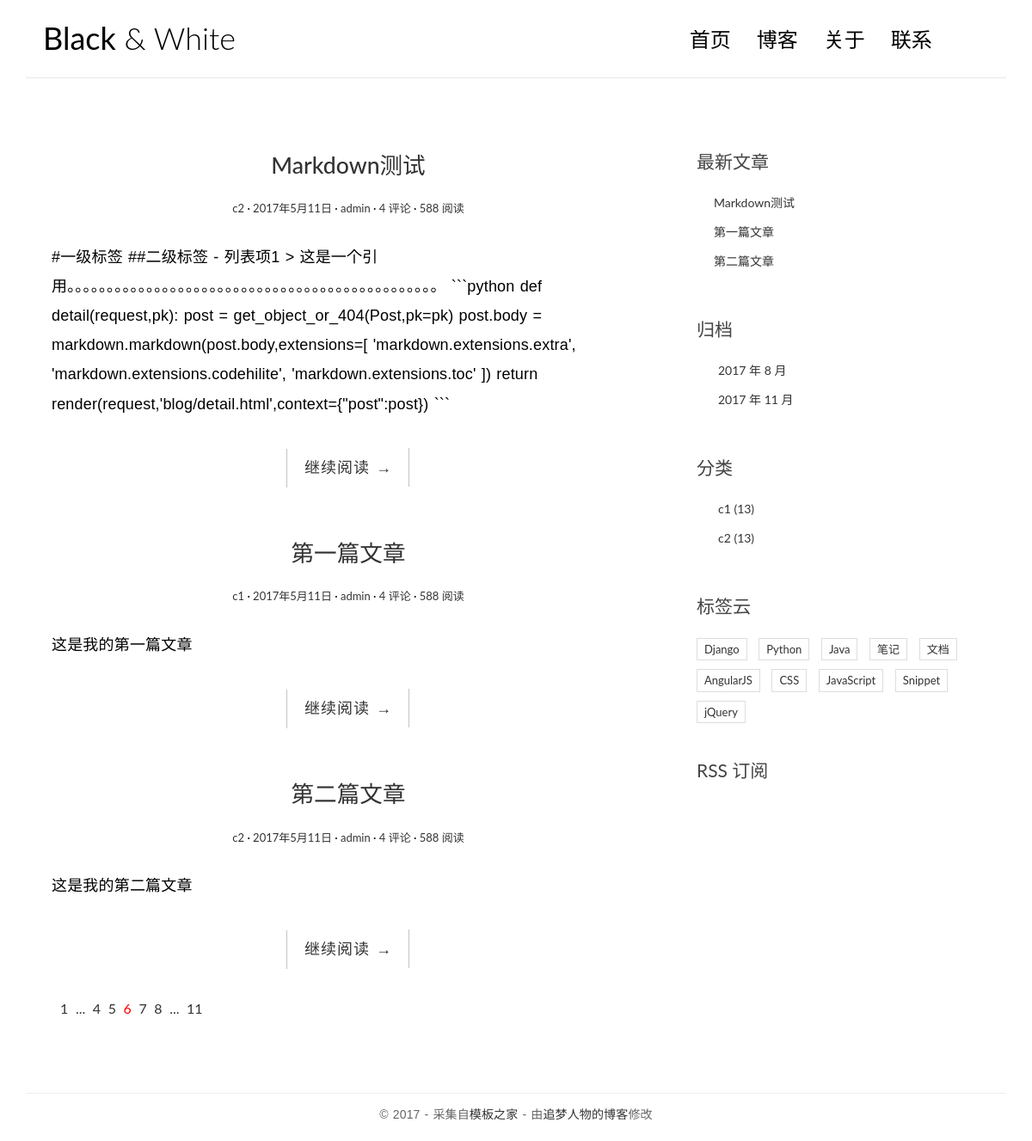
The page / on the database its author committed.
### blog/models.py (models this page shows, shortened)
class Post(models.Model):
    title = models.CharField(max_length=100)
    body = models.TextField(max_length=600)
    created_time = models.DateTimeField()
    modified_time = models.DateTimeField()
    category = models.ForeignKey(Category)
    tags = models.ManyToManyField(Tag)
    author = models.ForeignKey(User)
    excerpt = models.CharField(max_length=100)
    def get_absolute_url(self):
        return reverse('blog:detail',kwargs={'pk':self.pk})

class Category(models.Model):
    name = models.CharField(max_length=100)

### blog/views.py (the view)
# urls.py: url(r'^$',views.index,name='index'),
def index(request):
    post_list = Post.objects.all().order_by('-created_time')
    return render(request,'blog/index.html',context={'post_list':post_list})

### blog/templatetags/blog_tags.py (called while the page is built)
@register.simple_tag()
def get_recent_posts(num=5):
    return Post.objects.all().order_by('-created_time')[:num]

@register.simple_tag()
def archives():
    return Post.objects.dates('created_time','month')

@register.simple_tag()
def categories():
    return Category.objects.all()

### templates/blog/index.html (shortened to what this page needs)
{% extends 'base.html' %}
{% load static %}
                {% block main %}
                {% for post in post_list %}
                <article class="post post-{{ post.pk }}">
                    <header class="entry-header">
                        <h1 class="entry-title">
                            <a href="{{ post.get_absolute_url }}">{{ post.title }}</a>
                        </h1>
                        <div class="entry-meta">
                            <span class="post-category"><a href="#">{{ post.category.name }}</a></span>
                            <span class="post-date"><a href="#"><time class="entry-date"
                                                                      datetime="2012-11-09T23:15:57+00:00">2017年5月11日</time></a></span>
                            <span class="post-author"><a href="#">{{ post.author }}</a></span>
                            <span class="comments-link"><a href="#">4 评论</a></span>
                            <span class="views-count"><a href="#">588 阅读</a></span>
                        </div>
                    </header>
                    <div class="entry-content clearfix">
                        <p>{{ post.body }}</p>
                        <div class="read-more cl-effect-14">
                            <a href="{{ post.get_absolute_url }}" class="more-link">继续阅读 <span class="meta-nav">→</span></a>
                        </div>
                    </div>
                </article>
                {% empty %}
                暂无文章
                {% endfor %}
                <div class="pagination">
                    <ul>
                        <li><a href="">1</a></li>
                        <li><a href="">...</a></li>
                        <li><a href="">4</a></li>
                        <li><a href="">5</a></li>
                        <li class="current"><a href="">6</a></li>
                        <li><a href="">7</a></li>
                        <li><a href="">8</a></li>
                        <li><a href="">...</a></li>
                        <li><a href="">11</a></li>
                    </ul>
                </div>
            {% endblock main %}

### templates/base.html (shortened to what this page needs)
{% load blog_tags %}
{% load static %}
<!DOCTYPE html>
<html>
<head>
    <link rel="stylesheet" href="{% static 'blog/css/bootstrap.min.css' %}">
    <link rel="stylesheet" href="http://code.ionicframework.com/ionicons/2.0.1/css/ionicons.min.css">
    <link rel="stylesheet" href="{% static 'blog/css/pace.css' %}">
    <link rel="stylesheet" href="{% static 'blog/css/custom.css' %}">
</head>
<body>
<div class="container">
    <header id="site-header">
        <div class="row">
            <div class="col-md-4 col-sm-5 col-xs-8">
                <div class="logo">
                    <h1><a href="index.html"><b>Black</b> &amp; White</a></h1>
                </div>
            </div>
            <div class="col-md-8 col-sm-7 col-xs-4">
                <nav class="main-nav" role="navigation">
                    <div class="collapse navbar-collapse" id="bs-example-navbar-collapse-1">
                        <ul class="nav navbar-nav navbar-right">
                            <li class="cl-effect-11"><a href="index.html" data-hover="首页">首页</a></li>
                            <li class="cl-effect-11"><a href="full-width.html" data-hover="博客">博客</a></li>
                            <li class="cl-effect-11"><a href="about.html" data-hover="关于">关于</a></li>
                            <li class="cl-effect-11"><a href="contact.html" data-hover="联系">联系</a></li>
                        </ul>
                    </div>
                </nav>
            </div>
        </div>
    </header>
</div>
<div class="content-body">
    <div class="container">
        <div class="row">
            <main class="col-md-8">
                {% block main %}
                {% endblock main %}
            </main>
            <aside class="col-md-4">
                <div class="widget widget-recent-posts">
                    <h3 class="widget-title">最新文章</h3>
                    {% get_recent_posts as post_list %}
                    <ul>
                        {% for post in post_list %}
                        <li>
                            <a href="{{ post.get_absolute_url }}">{{ post.title }}</a>
                        </li>
                        {% empty %}
                        暂无文章
                        {% endfor %}
                    </ul>
                </div>
                <div class="widget widget-archives">
                    <h3 class="widget-title">归档</h3>
                    {% archives as date_list %}
                    <ul>
                        {% for date in date_list %}
                        <li>
                            <a href="{% url 'blog:archives' date.year date.month %}">{{ date.year }} 年 {{ date.month }} 月</a>
                        </li>
                        {% empty %}
                        暂无归档
                        {% endfor %}
                    </ul>
                </div>
                <div class="widget widget-category">
                    <h3 class="widget-title">分类</h3>
                    {% categories as category_list %}
                    <ul>
                        {% for category in category_list %}
                        <li>
                            <a href="{% url 'blog:category' category.pk %}">{{ category.name }} <span class="post-count">(13)</span></a>
                        </li>
                        {% empty %}
                        暂无分类
                        {% endfor %}
                    </ul>
                </div>
                <div class="widget widget-tag-cloud">
                    <h3 class="widget-title">标签云</h3>
                    <ul>
                        <li>
                            <a href="#">Django</a>
                        </li>
                        <li>
                            <a href="#">Python</a>
                        </li>
                        <li>
                            <a href="#">Java</a>
                        </li>
                        <li>
                            <a href="#">笔记</a>
                        </li>
                        <li>
                            <a href="#">文档</a>
                        </li>
                        <li>
                            <a href="#">AngularJS</a>
                        </li>
                        <li>
                            <a href="#">CSS</a>
                        </li>
                        <li>
                            <a href="#">JavaScript</a>
                        </li>
                        <li>
                            <a href="#">Snippet</a>
                        </li>
                        <li>
                            <a href="#">jQuery</a>
                        </li>
                    </ul>
                </div>
                <div class="rss">
                    <a href=""> RSS 订阅</a>
                </div>
            </aside>
        </div>
    </div>
</div>
<footer id="site-footer">
    <div class="container">
        <div class="row">
            <div class="col-md-12">
                <p class="copyright">&copy 2017 - 采集自<a href="http://www.cssmoban.com/"
                                                        target="_blank" title="模板之家">模板之家</a>
                    - 由<a href="http://zmrenwu.com/" title="网页模板" target="_blank">追梦人物的博客</a>修改
                </p>
            </div>
        </div>
    </div>
</footer>
</body>
</html>

### blog/static/blog/css/custom.css (style rules this page uses)
* { outline: none; }
h1, h2, h3, h4, h5, h6 { margin-top: 0; }
b { font-weight: 400; }
a { color: #333; }
body { color: #444; font-family: 'Lato', sans-serif; }
p { font-family: 'Ubuntu', sans-serif; font-weight: 400; word-spacing: 1px; letter-spacing: 0.01em; }
#site-header { background-color: #FFF; padding: 25px 20px; margin-bottom: 40px; border-bottom: 1px solid #e7e7e7; }
.logo h1 a { color: #000; }
.logo h1 { margin: 0; font-family: 'Lato', sans-serif; font-weight: 300; }
.main-nav { margin-top: 11px; max-width: 95%; }
.main-nav a { color: #000000 !important; padding: 0 0 5px 0 !important; margin-right: 30px; font-family: 'Lato', sans-serif; font-weight: 300; font-size: 24px; }
.cl-effect-11 a { padding: 10px 0; color: #0972b4; text-shadow: none; }
.cl-effect-11 a::before { position: absolute; top: 0; left: 0; overflow: hidden; padding: 0 0 5px 0 !important; max-width: 0; border-bottom: 1px solid #000; color: #000; content: attr(data-hover); white-space: nowrap; -webkit-transition: max-width 0.5s; -moz-transition: max-width 0.5s; transition: max-width 0.5s; }
.content-body { padding-bottom: 4em; }
.post { background: #fff; padding: 30px 30px 0; }
.entry-title { text-align: center; font-size: 1.9em; margin-bottom: 20px; line-height: 1.6; padding: 10px 20px 0; }
.entry-meta { text-align: center; color: #DDDDDD; font-size: 13px; margin-bottom: 30px; }
.entry-content { font-size: 18px; line-height: 1.9; font-weight: 300; color: #000; }
.post-category::after, .post-date::after, .post-author::after, .comments-link::after { content: ' ·'; color: #000; }
.read-more { font-family: 'Ubuntu', sans-serif; font-weight: 400; word-spacing: 1px; letter-spacing: 0.01em; text-align: center; margin-top: 20px; }
.cl-effect-14 a { padding: 0 20px; height: 45px; line-height: 45px; position: relative; display: inline-block; margin: 15px 25px; letter-spacing: 1px; font-weight: 400; text-shadow: 0 0 1px rgba(255, 255, 255, 0.3); }
.cl-effect-14 a::before, .cl-effect-14 a::after { position: absolute; width: 45px; height: 1px; background: #C3C3C3; content: ''; -webkit-transition: all 0.3s; -moz-transition: all 0.3s; transition: all 0.3s; pointer-events: none; }
.cl-effect-14 a::before { top: 0; left: 0; -webkit-transform: rotate(90deg); -moz-transform: rotate(90deg); transform: rotate(90deg); -webkit-transform-origin: 0 0; -moz-transform-origin: 0 0; transform-origin: 0 0; }
.cl-effect-14 a::after { right: 0; bottom: 0; -webkit-transform: rotate(90deg); -moz-transform: rotate(90deg); transform: rotate(90deg); -webkit-transform-origin: 100% 0; -moz-transform-origin: 100% 0; transform-origin: 100% 0; }
.widget { background: #fff; padding: 30px 0 0; }
.widget-title { font-size: 1.5em; margin-bottom: 20px; line-height: 1.6; padding: 10px 0 0; font-weight: 400; }
.widget-recent-posts ul { padding: 0; margin: 0; padding-left: 20px; }
.widget-recent-posts ul li { list-style-type: none; position: relative; line-height: 170%; margin-bottom: 10px; }
.widget-recent-posts ul li::before { content: '\f3d3'; font-family: "Ionicons"; position: absolute; left: -17px; top: 3px; font-size: 16px; color: #000; }
.widget-archives ul { padding: 0; margin: 0; padding-left: 25px; }
.widget-archives ul li { list-style-type: none; position: relative; line-height: 170%; margin-bottom: 10px; }
.widget-archives ul li::before { content: '\f3f3'; font-family: "Ionicons"; position: absolute; left: -25px; top: 1px; font-size: 16px; color: #000; }
.widget-category ul { padding: 0; margin: 0; padding-left: 25px; }
.widget-category ul li { list-style-type: none; position: relative; line-height: 170%; margin-bottom: 10px; }
.widget-category ul li::before { content: '\f3fe'; font-family: "Ionicons"; position: absolute; left: -25px; top: 1px; font-size: 18px; color: #000; }
.widget-tag-cloud ul { padding: 0; margin: 0; margin-right: -10px; }
.widget-tag-cloud ul li { list-style-type: none; font-size: 13px; display: inline-block; margin-right: 10px; margin-bottom: 10px; padding: 3px 8px; border: 1px solid #ddd; }
.rss { font-size: 21px; margin-top: 30px; }
.rss a { color: #444; }
#site-footer { padding-top: 10px; padding: 0 0 1.5em 0; }
.copyright { text-align: center; padding-top: 1em; margin: 0; border-top: 1px solid #eee; color: #666; }
.pagination ul { list-style: none; }
.pagination ul li { display: inline-block; font-size: 16px; margin-right: 5px; }
.current a { color: red; }

### rows shown on the page
Post: title "Markdown测试", category.name "c2", author "admin", body "#一级标签 ##二级标签 - 列表项1 > 这是一个引用。。。。。。。。。。。。。。。。。。。。。。。。。。。。。。。。。。。。。。。。。。。。。。。 ```python def detail(request,pk): post = get_object_or_404(Post,pk=pk) post.body = markdown.markdown(post.body,extensions=[ 'markdown.extensions.extra', 'markdown.extensions.codehilite', 'markdown.extensions.toc' ]) return render(request,'blog/detail.html',context={\"post\":post}) ```"
Post: title "第一篇文章", category.name "c1", author "admin", body "这是我的第一篇文章"
Post: title "第二篇文章", category.name "c2", author "admin", body "这是我的第二篇文章"
Category: name "c1"
Category: name "c2"

### other values the page prints
{{ date.year }} "2017" "2017"
{{ date.month }} "8" "11"
